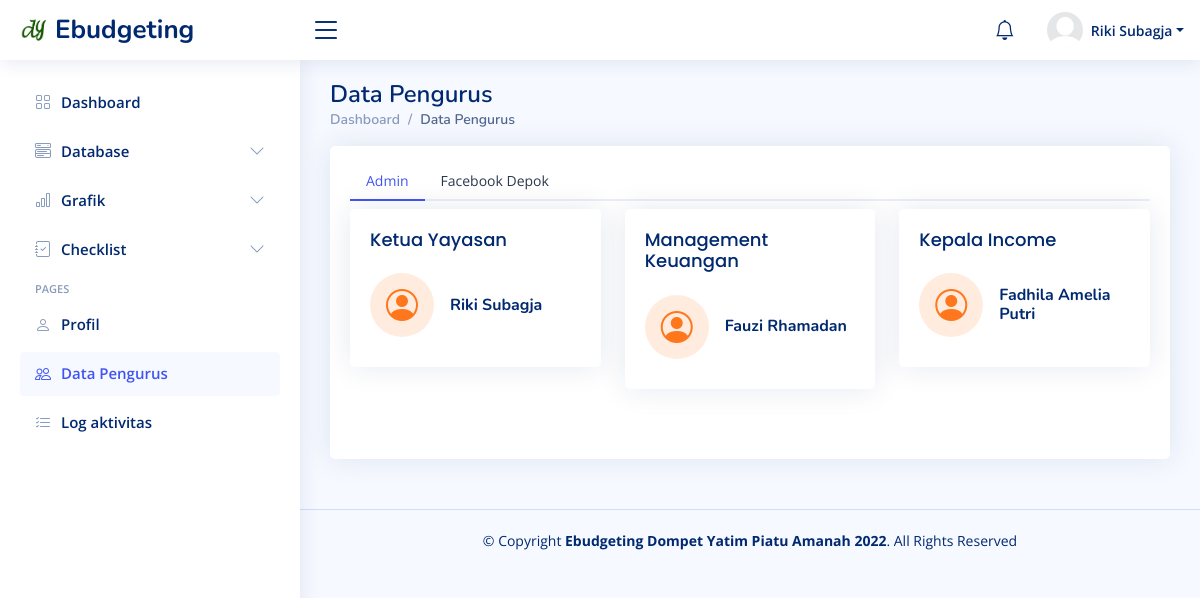
Page /admin/riki1011.php?id_profil=dataPengurus (signed in) on the earlier database version.
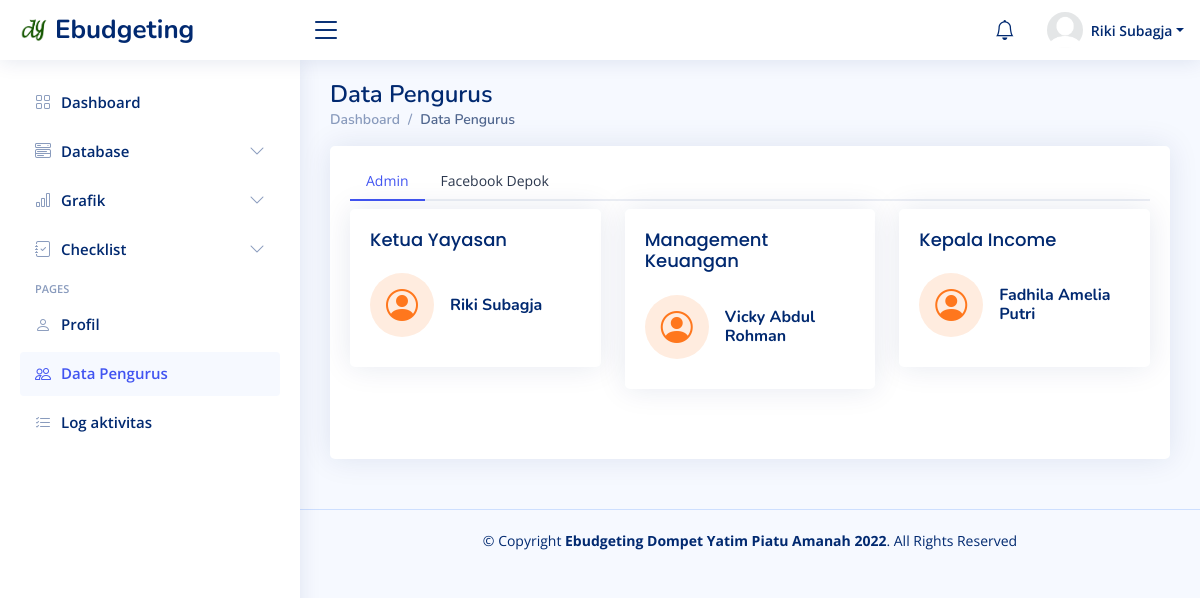
Same page on the later database version.
### tables this page shows
CREATE TABLE `akun_pengurus` (
	`id` int(11) NOT NULL,
	`id_pengurus` varchar(100) NOT NULL,
	`nama` varchar(100) NOT NULL,
	`cabang` varchar(200) NOT NULL,
	`username` varchar(100) NOT NULL,
	`password` varchar(256) NOT NULL,
	`profil` varchar(200) NOT NULL,
	`posisi` varchar(255) NOT NULL
);

### admin/riki1011.php (called while the page is built)
<?php include '../homepage.php' ?>

### models/profil/dataPengurus/admin.php (the view, shortened to what this page needs)
<div class="tab-pane fade show active profile-overview" id="profile-program">
    <section class="section dashboard">
        <div class="row">
            <?php
                while ($data_kYas = $kYas->fetch_assoc()) { ?>
            <div class="col-xxl-4 col-md-4">
                <div class="card info-card customers-card">
                    <div class="card-body bg">
                        <h5 class="card-title"><?= $data_kYas["posisi"] ?></h5>
                        <div class="d-flex align-items-center">
                            <div class="card-icon rounded-circle d-flex align-items-center justify-content-center">
                                <i class="bi bi-person-circle"></i>
                            </div>
                            <div class="ps-3">
                                <h6><?= ucwords($data_kYas["nama"]) ?></h6>
                            </div>
                        </div>
                    </div>
                </div>
            </div>
            <?php } ?>
            <?php
                while ($data_kMuang = $kMuang->fetch_assoc()) { ?>
            <div class="col-xxl-4 col-md-4">
                <div class="card info-card customers-card">
                    <div class="card-body bg">
                        <h5 class="card-title"><?= $data_kMuang["posisi"] ?></h5>
                        <div class="d-flex align-items-center">
                            <div class="card-icon rounded-circle d-flex align-items-center justify-content-center">
                                <i class="bi bi-person-circle"></i>
                            </div>
                            <div class="ps-3">
                                <h6><?= ucwords($data_kMuang["nama"]) ?></h6>
                            </div>
                        </div>
                    </div>
                </div>
            </div>
            <?php } ?>
            <?php
                while ($data_kInc = $kInc->fetch_assoc()) { ?>
            <div class="col-xxl-4 col-md-4">
                <div class="card info-card customers-card">
                    <div class="card-body bg">
                        <h5 class="card-title"><?= $data_kInc["posisi"] ?></h5>
                        <div class="d-flex align-items-center">
                            <div class="card-icon rounded-circle d-flex align-items-center justify-content-center">
                                <i class="bi bi-person-circle"></i>
                            </div>
                            <div class="ps-3">
                                <h6><?= ucwords($data_kInc["nama"]) ?></h6>
                            </div>
                        </div>
                    </div>
                </div>
            </div>
            <?php } ?>
        </div>
    </section>
</div>

Differences in the rows shown:
changed akun_pengurus "Management Keuangan": nama "Fauzi Rhamadan" → "Vicky Abdul Rohman"
